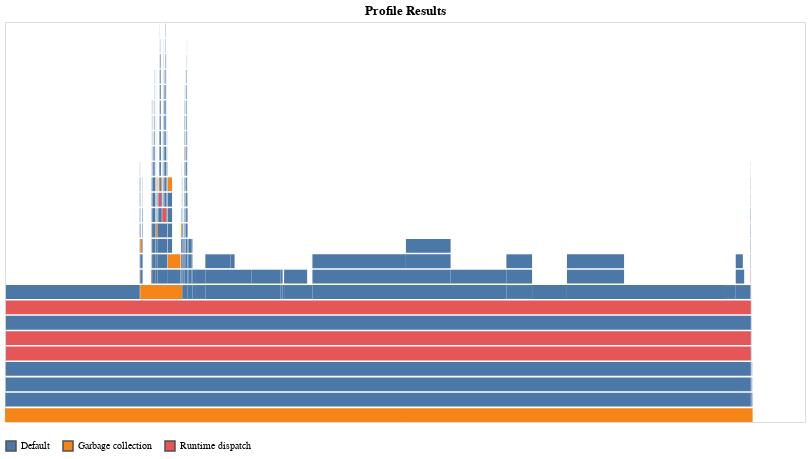

Here is the notebook cell this chart was saved with:
### Code cell
@profile main("/home/debr/codejams/julia/work/2017/WF/D.in")
Profile.clear()
@profile main("/home/debr/codejams/julia/work/2017/WF/D.in4")
ProfileVega.view()

### Figure 1 — Vega-Lite specification as saved in the notebook (floating-point values rounded to 4 significant figures; data arrays with more than 128 entries replaced by an {"elided": "..."} marker saying what was removed)
{"data": {"values": {"elided": "552 records"}}, "encoding": {"color": {"field": "status", "legend": {"orient": "bottom", "title": null}, "type": "nominal"}, "fillOpacity": {"condition": [{"selection": "highlight", "value": 0.6}, {"selection": "select", "value": 0.5}], "value": 1}, "strokeWidth": {"condition": [{"selection": "highlight", "value": 0.5}, {"selection": "select", "value": 0.5}], "value": 0}, "tooltip": {"field": "sf", "type": "nominal"}, "x": {"axis": null, "field": "x1", "type": "quantitative"}, "x2": {"field": "x2", "type": "quantitative"}, "y": {"axis": null, "field": "level", "type": "quantitative"}, "y2": {"field": "level2", "type": "quantitative"}}, "height": 400, "mark": {"stroke": "#505050", "type": "rect"}, "selection": {"grid": {"bind": "scales", "type": "interval"}, "highlight": {"empty": "none", "on": "mouseover", "type": "single"}, "select": {"empty": "none", "type": "multi"}}, "title": "Profile Results", "transform": [{"as": "level2", "calculate": "datum.level+0.9"}], "width": 800}
